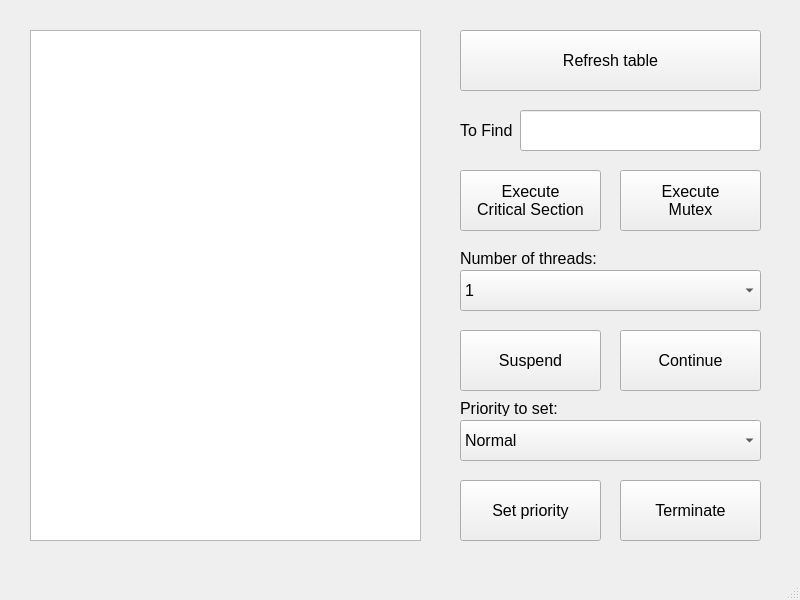
<?xml version="1.0" encoding="UTF-8"?>
<ui version="4.0">
 <class>MainWindow</class>
 <widget class="QMainWindow" name="MainWindow">
  <property name="geometry">
   <rect>
    <x>0</x>
    <y>0</y>
    <width>800</width>
    <height>600</height>
   </rect>
  </property>
  <property name="windowTitle">
   <string>MainWindow</string>
  </property>
  <widget class="QWidget" name="centralwidget">
   <widget class="QTableWidget" name="tableWidget">
    <property name="geometry">
     <rect>
      <x>30</x>
      <y>30</y>
      <width>391</width>
      <height>511</height>
     </rect>
    </property>
    <property name="font">
     <font>
      <pointsize>12</pointsize>
     </font>
    </property>
   </widget>
   <widget class="QComboBox" name="comboBox">
    <property name="geometry">
     <rect>
      <x>460</x>
      <y>270</y>
      <width>301</width>
      <height>41</height>
     </rect>
    </property>
    <property name="font">
     <font>
      <pointsize>12</pointsize>
     </font>
    </property>
    <item>
     <property name="text">
      <string>1</string>
     </property>
    </item>
    <item>
     <property name="text">
      <string>2</string>
     </property>
    </item>
    <item>
     <property name="text">
      <string>4</string>
     </property>
    </item>
    <item>
     <property name="text">
      <string>8</string>
     </property>
    </item>
    <item>
     <property name="text">
      <string>16</string>
     </property>
    </item>
   </widget>
   <widget class="QPushButton" name="pushButton_criticalSection">
    <property name="geometry">
     <rect>
      <x>460</x>
      <y>170</y>
      <width>141</width>
      <height>61</height>
     </rect>
    </property>
    <property name="font">
     <font>
      <pointsize>12</pointsize>
     </font>
    </property>
    <property name="text">
     <string>Execute
Critical Section</string>
    </property>
   </widget>
   <widget class="QPushButton" name="pushButton_refreshTable">
    <property name="geometry">
     <rect>
      <x>460</x>
      <y>30</y>
      <width>301</width>
      <height>61</height>
     </rect>
    </property>
    <property name="font">
     <font>
      <pointsize>12</pointsize>
     </font>
    </property>
    <property name="text">
     <string>Refresh table</string>
    </property>
   </widget>
   <widget class="QPushButton" name="pushButton_terminate">
    <property name="geometry">
     <rect>
      <x>620</x>
      <y>480</y>
      <width>141</width>
      <height>61</height>
     </rect>
    </property>
    <property name="font">
     <font>
      <pointsize>12</pointsize>
     </font>
    </property>
    <property name="text">
     <string>Terminate</string>
    </property>
   </widget>
   <widget class="QPushButton" name="pushButton_suspend">
    <property name="geometry">
     <rect>
      <x>460</x>
      <y>330</y>
      <width>141</width>
      <height>61</height>
     </rect>
    </property>
    <property name="font">
     <font>
      <pointsize>12</pointsize>
     </font>
    </property>
    <property name="text">
     <string>Suspend</string>
    </property>
   </widget>
   <widget class="QPushButton" name="pushButton_resume">
    <property name="geometry">
     <rect>
      <x>620</x>
      <y>330</y>
      <width>141</width>
      <height>61</height>
     </rect>
    </property>
    <property name="font">
     <font>
      <pointsize>12</pointsize>
     </font>
    </property>
    <property name="text">
     <string>Continue</string>
    </property>
   </widget>
   <widget class="QPushButton" name="pushButton_priority">
    <property name="geometry">
     <rect>
      <x>460</x>
      <y>480</y>
      <width>141</width>
      <height>61</height>
     </rect>
    </property>
    <property name="font">
     <font>
      <pointsize>12</pointsize>
     </font>
    </property>
    <property name="text">
     <string>Set priority</string>
    </property>
   </widget>
   <widget class="QPushButton" name="pushButton_mutex">
    <property name="geometry">
     <rect>
      <x>620</x>
      <y>170</y>
      <width>141</width>
      <height>61</height>
     </rect>
    </property>
    <property name="font">
     <font>
      <pointsize>12</pointsize>
     </font>
    </property>
    <property name="text">
     <string>Execute
Mutex</string>
    </property>
   </widget>
   <widget class="QComboBox" name="comboBox_priority">
    <property name="geometry">
     <rect>
      <x>460</x>
      <y>420</y>
      <width>301</width>
      <height>41</height>
     </rect>
    </property>
    <property name="font">
     <font>
      <pointsize>12</pointsize>
     </font>
    </property>
    <item>
     <property name="text">
      <string>Normal</string>
     </property>
    </item>
    <item>
     <property name="text">
      <string>Idle</string>
     </property>
    </item>
    <item>
     <property name="text">
      <string>Low</string>
     </property>
    </item>
    <item>
     <property name="text">
      <string>Below Normal</string>
     </property>
    </item>
    <item>
     <property name="text">
      <string>Above Normal</string>
     </property>
    </item>
    <item>
     <property name="text">
      <string>High</string>
     </property>
    </item>
   </widget>
   <widget class="QLabel" name="label">
    <property name="geometry">
     <rect>
      <x>460</x>
      <y>250</y>
      <width>141</width>
      <height>16</height>
     </rect>
    </property>
    <property name="font">
     <font>
      <pointsize>12</pointsize>
     </font>
    </property>
    <property name="text">
     <string>Number of threads:</string>
    </property>
   </widget>
   <widget class="QLabel" name="label_2">
    <property name="geometry">
     <rect>
      <x>460</x>
      <y>400</y>
      <width>111</width>
      <height>16</height>
     </rect>
    </property>
    <property name="font">
     <font>
      <pointsize>12</pointsize>
     </font>
    </property>
    <property name="text">
     <string>Priority to set:</string>
    </property>
   </widget>
   <widget class="QLineEdit" name="lineEdit">
    <property name="geometry">
     <rect>
      <x>520</x>
      <y>110</y>
      <width>241</width>
      <height>41</height>
     </rect>
    </property>
    <property name="font">
     <font>
      <pointsize>12</pointsize>
     </font>
    </property>
   </widget>
   <widget class="QLabel" name="label_3">
    <property name="geometry">
     <rect>
      <x>460</x>
      <y>110</y>
      <width>61</width>
      <height>41</height>
     </rect>
    </property>
    <property name="font">
     <font>
      <pointsize>12</pointsize>
     </font>
    </property>
    <property name="text">
     <string>To Find</string>
    </property>
   </widget>
  </widget>
  <widget class="QMenuBar" name="menubar">
   <property name="geometry">
    <rect>
     <x>0</x>
     <y>0</y>
     <width>800</width>
     <height>21</height>
    </rect>
   </property>
  </widget>
  <widget class="QStatusBar" name="statusbar"/>
 </widget>
 <resources/>
 <connections/>
</ui>
